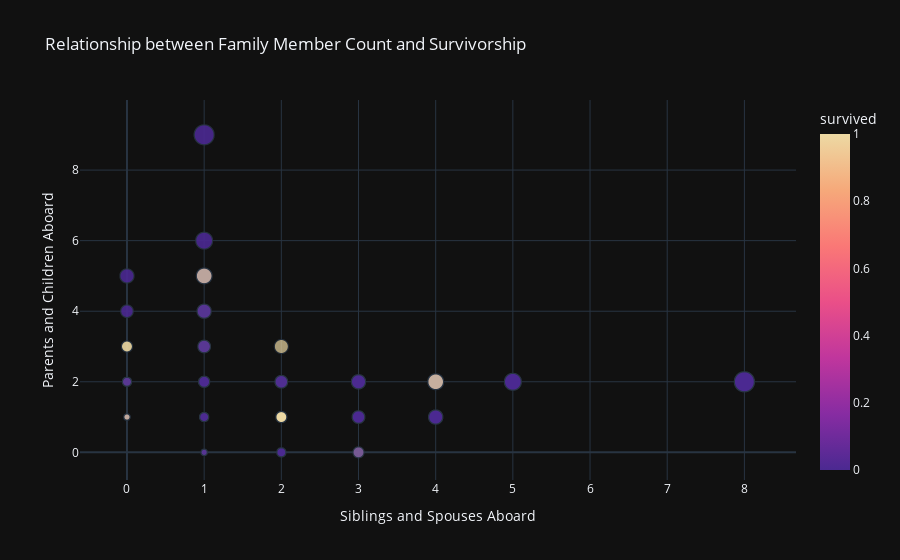

Notebook code for this chart:
### Markdown cell above
### Scatter Plots
Scatter Plots are fantastic for identifying potential correlation between variables

### Code cell
px.scatter(df, 
           title='Relationship between Family Member Count and Survivorship',
           x='Siblings and Spouses Aboard',
           y='Parents and Children Aboard',
           size='Total Family Aboard',
           color='survived')

### Figure 1 — Plotly figure (JSON) as saved in the notebook; plotly's stock layout.template omitted (floating-point values rounded to 4 significant figures; data arrays with more than 128 entries replaced by an {"elided": "..."} marker saying what was removed)
{"data": [{"hovertemplate": "Siblings and Spouses Aboard=%{x}<br>Parents and Children Aboard=%{y}<br>Total Family Aboard=%{marker.size}<br>survived=%{marker.color}<extra></extra>", "legendgroup": "", "marker": {"color": {"elided": "1307 int values"}, "coloraxis": "coloraxis", "size": {"elided": "1307 int values"}, "sizemode": "area", "sizeref": 0.025, "symbol": "circle"}, "mode": "markers", "name": "", "showlegend": false, "type": "scattergl", "x": {"elided": "1307 int values"}, "xaxis": "x", "y": {"elided": "1307 int values"}, "yaxis": "y"}], "layout": {"coloraxis": {"colorbar": {"title": {"text": "survived"}}, "colorscale": [[0, "rgb(75, 41, 145)"], [0.1667, "rgb(135, 44, 162)"], [0.3333, "rgb(192, 54, 157)"], [0.5, "rgb(234, 79, 136)"], [0.6667, "rgb(250, 120, 118)"], [0.8333, "rgb(246, 169, 122)"], [1, "rgb(237, 217, 163)"]]}, "legend": {"itemsizing": "constant", "tracegroupgap": 0}, "title": {"text": "Relationship between Family Member Count and Survivorship"}, "xaxis": {"anchor": "y", "domain": [0, 1], "title": {"text": "Siblings and Spouses Aboard"}}, "yaxis": {"anchor": "x", "domain": [0, 1], "title": {"text": "Parents and Children Aboard"}}}}
